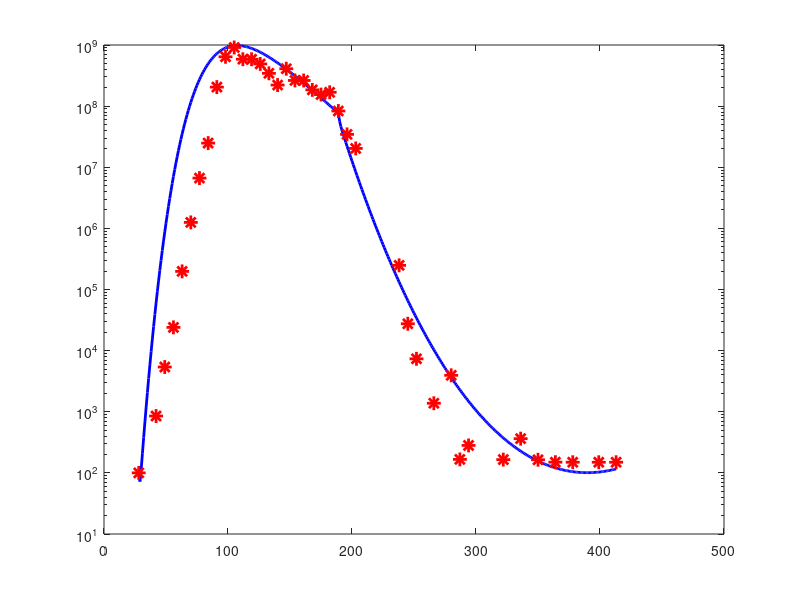

MATLAB code for this plot:
clc; 
clear all;
figure(1)
title('Ch1616');
xlabel('time');
ylabel('HBV DNA'); 

para(2,8)=0;
% para(1)=lambda,    para(2)=k,    para(3)=a, para(4)=gamma, para(5)=beta, para(6)=mu, para(7)=delta, para(8)=c      
% para(1,:)=[25104026	1.429e-12	   195	      0.214	         0.864	         0.045          0.105 	2.35];
  para(1,:)=[25104026	   2.259e-12	   198	      0.214	         0.864	         0.045          0.105 	3.93];

para(2,:)=[25167241	  1.365e-12     190        0.450  	     1.55             0.002	         0.20  	5.82];

 

for i=1:1:2
    if i==1
    initial_cond=[2*10^9.9  0 100 0];
    t=28:1:189;
    end
    if i==2
     initial_cond2=[1097623544.519961	386584.114240160	7.684056402115266e+07	396666.6606769];
    t=189:1:413;
    end
f=@(t,y) [para(i,1)-para(i,6).*y(1)-para(i,2).*y(1).*y(4);para(i,2).*y(1).*y(4)-para(i,7).*y(2);
    para(i,3).*y(2)+para(i,4).*(1-0.8).*y(3)-0.8.*para(i,5).*y(3)-para(i,7).*y(3);
    0.8.*para(i,5).*y(3)-para(i,8).*y(4)];
if i==1
[t,y1] = ode45(f, t,initial_cond);
 semilogy(t,y1(:,3),'b-','LineWidth',2);
 hold on
end
if i==2
[t,y2] = ode45(f, t,initial_cond2);
 semilogy(t,y2(:,3),'b-','LineWidth',2);
 hold on
end

% if i==1
%  initial_cond=y1(end,:);
% end
% if i==2
%  initial_cond=y2(end,:);
% end
end
tdata_cases = [28; 42;	49;	56;	63;	70;	77;	84;	91;	98;	105; 112;...
    119; 126; 133;	140; 147; 154; 161;	168; 175; 182; 189; 196;...
    203; 238; 245; 252; 266; 280; 287; 294; 322; 336; 350; 364;...
    378; 399; 413];
dna_datas = [100; 851.56; 5390.82; 	24005.80; 197851.50; 1252372;...
    6650129; 24839890;	204725600;	641227000;	910224500;	585574900;...
    584773700;	489680900;	343950200;	221250300;	408930200;	263049400;...
    262634197;	184492800;	154491600;	168462900;	83235710;	34496280;...
    20319840; 248341.90; 27513.90;	7345.10; 1377.29; 3945.27; 166.15;...
    281.17; 164.91; 362.87; 163.96; 149.71; 149.28; 149.28; 149.28]; 
 semilogy(tdata_cases,dna_datas,'r*','MarkerSize',10,'LineWidth',2);
 hold on 
